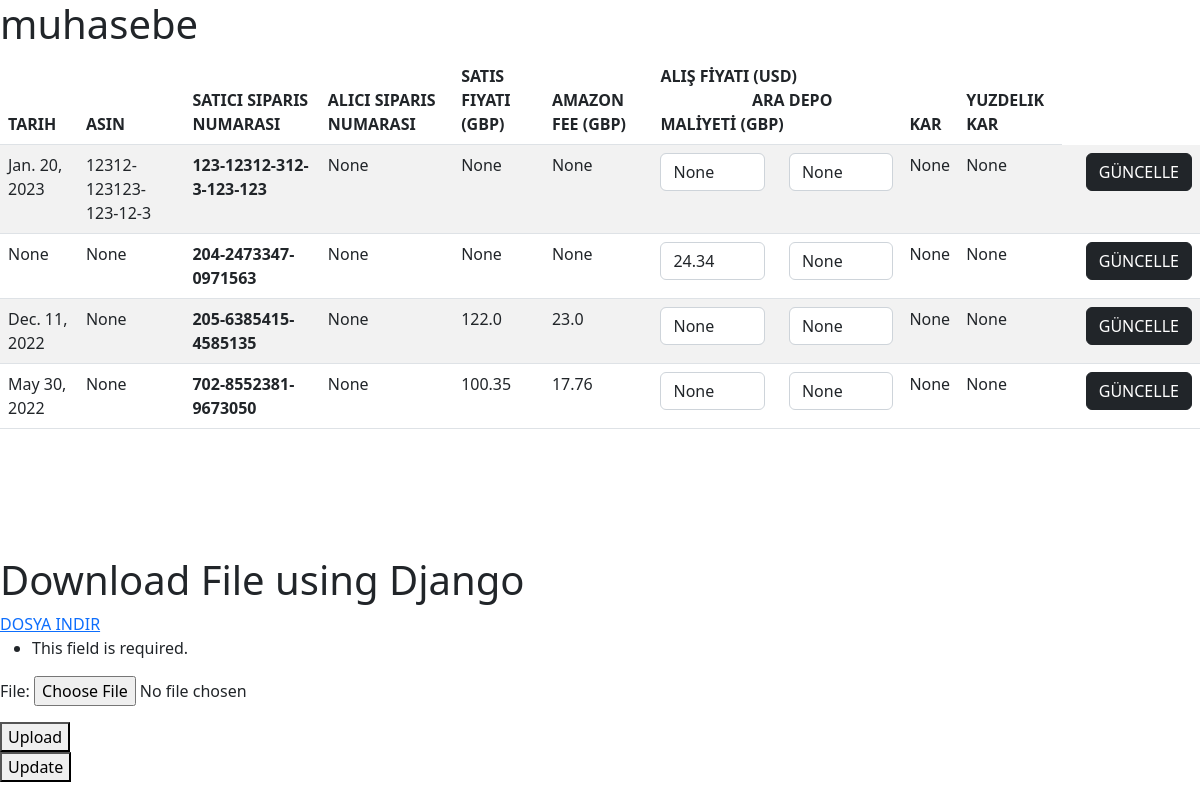
The page /muhasebe (signed in) on the database its author committed.
### main/models.py (models this page shows, shortened)
class Data(models.Model):
    uuid = models.UUIDField( unique=True, editable=False , null=True , blank = True)
    KULLANICI = models.ForeignKey(User , blank=True , null=True , on_delete = models.CASCADE)
    TARIH = models.DateField(null=True , blank=True)
    ASIN = models.CharField(max_length=100 , null=True ,  blank=True)
    ALICI_SIPARIS_NUMARASI = models.CharField(max_length=100 , null=True,  blank=True)
    SATICI_SIPARIS_NUMARASI = models.CharField(max_length=100,null=True, blank=True)
    SATIS_FIYATI = models.FloatField(blank=True , null=True)
    AMAZON_FEE = models.FloatField(blank=True ,null=True)
    MALIYET = models.FloatField(blank=True , null=True)
    DEPO_MALIYET = models.FloatField(blank=True , null=True)
    KAR = models.FloatField(blank=True , null=True)
    YUZDELIK_KAR = models.FloatField(blank=True , null=True)

### main/views.py (the view)
# urls.py: path("muhasebe" , muhasebe),
def muhasebe(request):
    d = reversed(Data.objects.filter(KULLANICI = request.user))
    form = UploadFileForm(request.POST, request.FILES)
    maliyet_form = MALIYET(request.POST)
    print("request", request.POST)
    data = {
            "info" : d ,
            "form" : form ,
            }
    if request.method == 'POST':
        if 'load_excel' in request.POST:
            print("load excel")
            if form.is_valid():
                handle_uploaded_file(request.FILES['file'] , d)
                updated_d = Data.objects.filter(KULLANICI = request.user)
                data = {
                "info" : updated_d,
                'form' : form,
                }
        elif 'update_cost' in request.POST:
            print("update_cost")
            if maliyet_form.is_valid():
                p_cost = maliyet_form.data['product_cost']
                w_cost = maliyet_form.data['warehouse_cost']
                o_id = maliyet_form.data['order_id']
                try:
                    update_cost(o_id, p_cost, w_cost)
                    update_profit(o_id)
                except:
                    message = "Maliyet 0 Olamaz"
                    data = {
                    "info" : d,
                    'form' : form,
                    'message' : message
                    }
        elif 'update_order_list' in request.POST:
            mailparse(user = request.user)
            print("Good Job!!")
    else:
        print("no form posted")
        form = UploadFileForm()
    return render(request , 'muhasebe.html' , data)

### main/forms.py
class UploadFileForm(forms.ModelForm):
    class Meta:
        model = excelData
        fields = ('file' , )

### main/templates/muhasebe.html (shortened to what this page needs)
<!DOCTYPE html>
<html lang="en">
<head>
    <link href="https://cdn.jsdelivr.net/npm/bootstrap@5.2.3/dist/css/bootstrap.min.css" rel="stylesheet">
</head>
<body>
    <h1>muhasebe</h1>
    <div class="table-wrapper-scroll-y my-custom-scrollbar" style=" height: 500px;">
    <table class="table table-striped mx-auto">
        <thead>
          <tr>
            <th scope="col">TARIH </th>
            <th scope="col">ASIN</th>
            <th scope="col">SATICI SIPARIS NUMARASI </th>
            <th scope="col">ALICI SIPARIS NUMARASI </th>
            <th scope="col">SATIS FIYATI (GBP)</th>
            <th scope="col">AMAZON FEE (GBP)</th>
            <th scope="col">ALIŞ FİYATI (USD) &nbsp;&nbsp;&nbsp;&nbsp;&nbsp;&nbsp;&nbsp;&nbsp;&nbsp;&nbsp;&nbsp;&nbsp;&nbsp;&nbsp;&nbsp;&nbsp;&nbsp;&nbsp;&nbsp;&nbsp;&nbsp;&nbsp;ARA DEPO MALİYETİ (GBP)</th>
            <th scope="col">KAR</th>
            <th scope="col">YUZDELIK KAR</th>
          </tr>
        </thead>
        <tbody >
        {% for x in info %}
          <tr>
            <td>{{ x.TARIH }}</td>
            <td>{{ x.ASIN }}</td>
            <th>{{ x.SATICI_SIPARIS_NUMARASI }}</th>
            <td>{{ x.ALICI_SIPARIS_NUMARASI }}</td>
            <td>{{ x.SATIS_FIYATI }}</td>
            <td>{{ x.AMAZON_FEE }}</td>
            <td >
              <form method = "POST" id={{ x.SATICI_SIPARIS_NUMARASI }}>
                <div class="row">
                  <div class="col">
                    <input type="text" class="form-control" name="product_cost" value={{ x.MALIYET }}>
                  </div>
                  <div class="col">
                    <input type="text" class="form-control" name="warehouse_cost" value={{ x.DEPO_MALIYET}}>
                  </div>
                </div>
              </form>
            </td>
            <td>{{ x.KAR }}</td>
            <td>{{ x.YUZDELIK_KAR }}</td>
            <td><td><button name="update_cost" class="update btn btn-dark" type="submit" form={{ x.SATICI_SIPARIS_NUMARASI }} value="Submit">GÜNCELLE</button></td></td>
          </tr>
        {% endfor %}
        </tbody>
      </table>
    </div>
    <h1>Download File using Django</h1>
    <a href="../downloadfile" target="_blank">DOSYA INDIR </a>
      <form method="post" enctype="multipart/form-data">
        {{ form.as_p }}
        <button name="load_excel" type="submit">Upload</button>
      </form>
      <form method = "POST" id= "deneme">
        <button name = "update_order_list" type="submit">Update</button>
      </form>
</body>
</html>

### main/templates/muhasebe.html (style rules this page uses)
.my-custom-scrollbar { position: relative; overflow: auto; }
.table-wrapper-scroll-y { display: block; }

### rows shown on the page
Data: TARIH "Jan. 20, 2023", ASIN "12312-123123-123-12-3", SATICI_SIPARIS_NUMARASI "123-12312-312-3-123-123", ALICI_SIPARIS_NUMARASI "None", SATIS_FIYATI "None", AMAZON_FEE "None", product_cost "None", warehouse_cost "None", KAR "None", YUZDELIK_KAR "None"
Data: TARIH "None", ASIN "None", SATICI_SIPARIS_NUMARASI "204-2473347-0971563", ALICI_SIPARIS_NUMARASI "None", SATIS_FIYATI "None", AMAZON_FEE "None", product_cost "24.34", warehouse_cost "None", KAR "None", YUZDELIK_KAR "None"
Data: TARIH "Dec. 11, 2022", ASIN "None", SATICI_SIPARIS_NUMARASI "205-6385415-4585135", ALICI_SIPARIS_NUMARASI "None", SATIS_FIYATI "122.0", AMAZON_FEE "23.0", product_cost "None", warehouse_cost "None", KAR "None", YUZDELIK_KAR "None"
Data: TARIH "May 30, 2022", ASIN "None", SATICI_SIPARIS_NUMARASI "702-8552381-9673050", ALICI_SIPARIS_NUMARASI "None", SATIS_FIYATI "100.35", AMAZON_FEE "17.76", product_cost "None", warehouse_cost "None", KAR "None", YUZDELIK_KAR "None"
